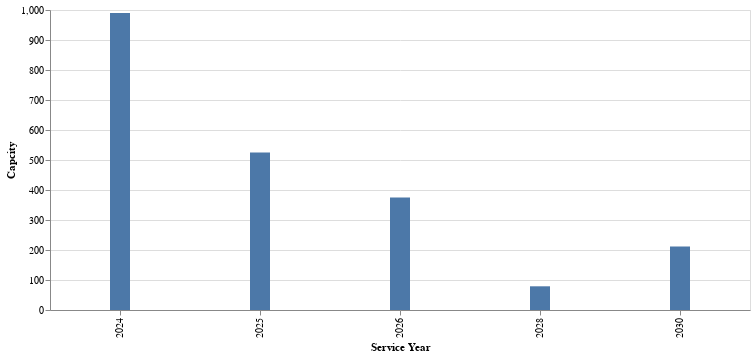

Write notebook code for a chart like this one.
### Code cell
alt.Chart(data_serv_plan_firm).mark_bar(width = 20).encode(
    alt.X('service_year:N', title = 'Service Year'), 
    alt.Y('Capmax_x', title = 'Capcity')).properties(width = 700)

### Figure 1 — Vega-Lite specification as saved in the notebook (floating-point values rounded to 4 significant figures)
{"config": {"view": {"continuousWidth": 300, "continuousHeight": 300}}, "data": {"name": "data-dd154f3ad39b1fd28d5cd7a6e94795c6"}, "mark": {"type": "bar", "width": 20}, "encoding": {"x": {"field": "service_year", "title": "Service Year", "type": "nominal"}, "y": {"field": "Capmax_x", "title": "Capcity", "type": "quantitative"}}, "width": 700, "$schema": "https://vega.github.io/schema/vega-lite/v5.20.1.json", "datasets": {"data-dd154f3ad39b1fd28d5cd7a6e94795c6": [{"service_year": 2024, "Capmax_x": 989.7}, {"service_year": 2025, "Capmax_x": 525.0}, {"service_year": 2026, "Capmax_x": 374.8}, {"service_year": 2028, "Capmax_x": 79.0}, {"service_year": 2030, "Capmax_x": 211.4}]}}
